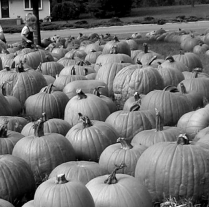
%> input picture 5-2018302120143-王翔远-实验2/nangua.png, 209 x 207 px
$ octave Blurring_images_6.m   (GNU Octave 9; MATLAB toolbox functions it lacks are replaced by stand-ins)
%> lines starting %> are read from the running program, lines starting %| are printed output that depends on the picture
clear
clc

X = rgb2gray(imread('nangua.png'));
%> X: size 207x209 uint8; min 0, max 253, mean 113
B = [0,  255/4, 255/2,   255/4, 0;    %卷积核
    255/4, 255/2, 255*3/4, 255/2, 255/4;
    255/2, 255*3/4, 255, 255*3/4, 255/2;
    255/4, 255/2, 255*3/4, 255/2, 255/4;
    0,  255/4, 255/2,   255/4, 0;];

% [12 lines of commented-out code are left out]

Y = conv2(X, B)/256/256/10;
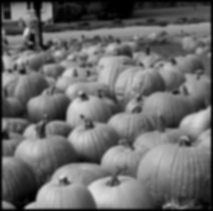
%> Y: size 211x213 double; min 0, max 0.873, mean 0.423

figure(1)
subplot(1,3,1);
imshow(X),title('原始图像');

subplot(1,3,2);
imshow(Y),title('模糊图像');

subplot(1,3,3);
imshow(B/255),title('卷积核');
%> after `title('卷积核')`:
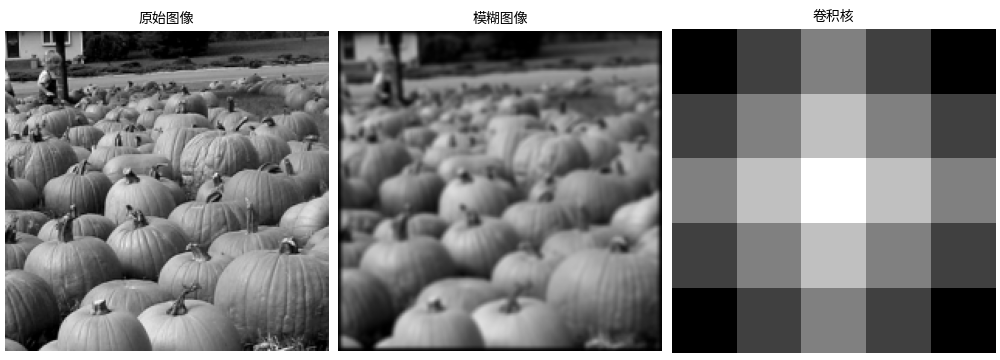
%> figure redrawn from the program's plot data, 3 panels

$ run again, with 5-2018302120143-王翔远-实验2/hua.png copied over 5-2018302120143-王翔远-实验2/nangua.png
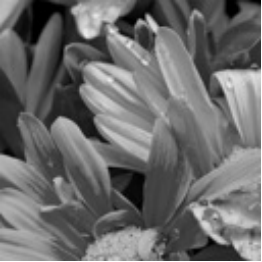
%> input picture 5-2018302120143-王翔远-实验2/hua.png, 262 x 262 px
%> `Y = conv2(X, B)/256/256/10;`:
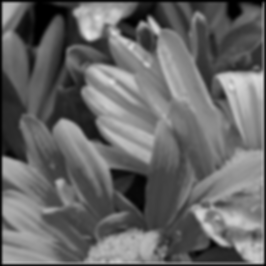
%> Y: size 266x266 double; min 0, max 0.89, mean 0.407
%> `title('卷积核')`:
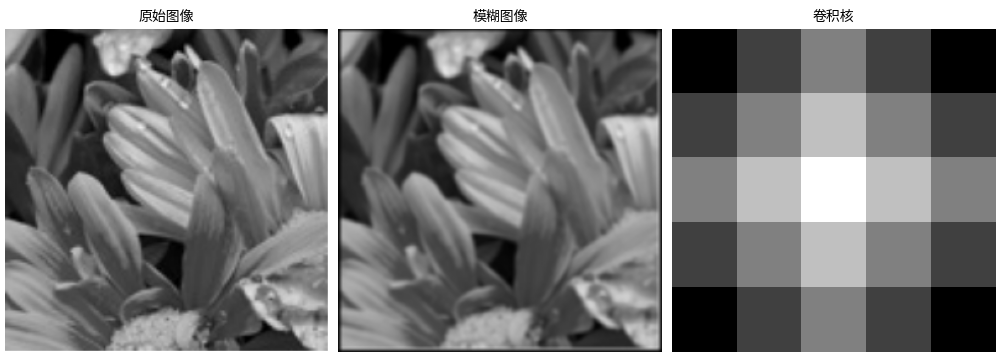
%> figure redrawn from the program's plot data, 3 panels
